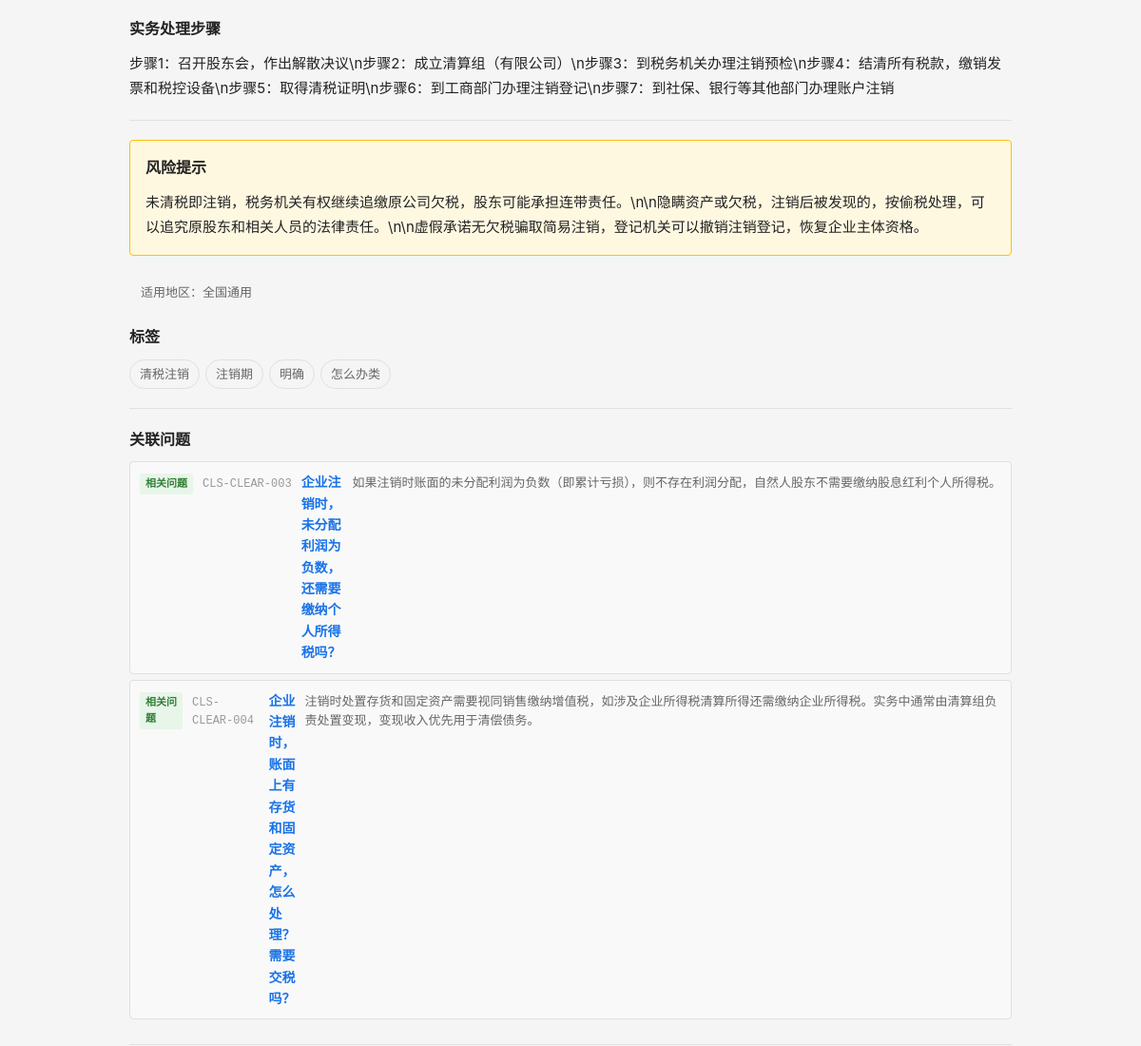
Page /question/CLS-CLEAR-002 (signed in, middle part) on the earlier database version.
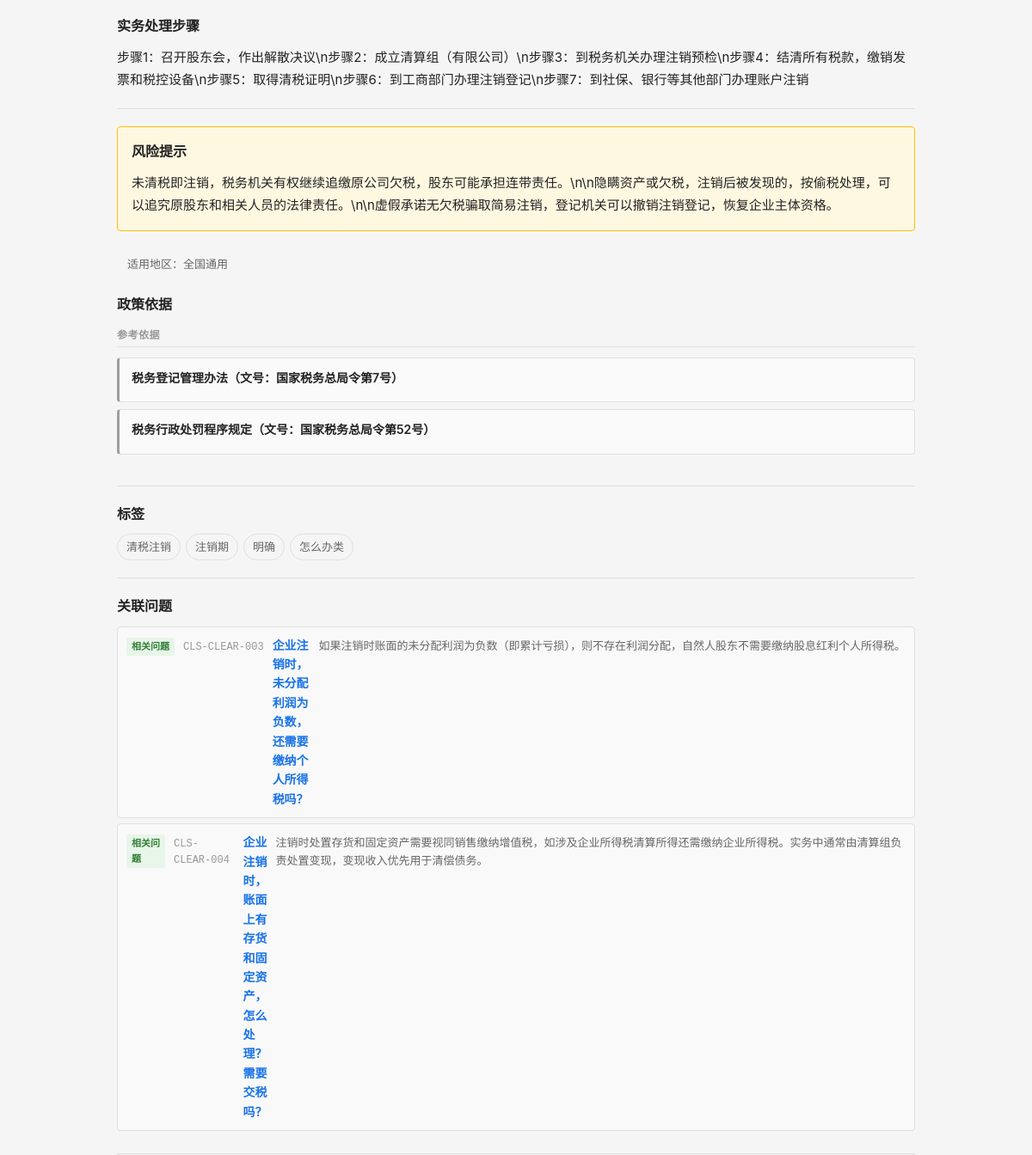
Same page on the later database version.
### tables this page shows
CREATE TABLE question_master (
    id              INTEGER PRIMARY KEY AUTOINCREMENT,
    question_code   TEXT NOT NULL UNIQUE,
    question_title  TEXT NOT NULL,
    question_plain  TEXT NOT NULL,

    -- 分类
    stage_code      TEXT NOT NULL,
    module_code     TEXT NOT NULL,
    question_type   TEXT NOT NULL,

    -- 答案
    one_line_answer TEXT NOT NULL,
    detailed_answer TEXT,
    core_definition TEXT,

    -- 条件与边界
    applicable_conditions TEXT,
    exceptions_boundary   TEXT,

    -- 实务
    practical_steps TEXT,
    risk_warning    TEXT,

    -- 适用范围
    scope_level     TEXT NOT NULL DEFAULT 'scope_national',
    local_region    TEXT,

    -- 确定性
    answer_certainty TEXT NOT NULL DEFAULT 'certain_clear',

    -- 元数据
    keywords        TEXT,
    high_frequency_flag INTEGER NOT NULL DEFAULT 0,
    newbie_flag     INTEGER NOT NULL DEFAULT 0,

    -- 版本管理
    status          TEXT NOT NULL DEFAULT 'draft',
    version_no      INTEGER NOT NULL DEFAULT 1,

    -- 审计字段
    created_at      TEXT NOT NULL DEFAULT (datetime('now')),
    updated_at      TEXT NOT NULL DEFAULT (datetime('now'))
);

CREATE TABLE question_tag_link (
    id              INTEGER PRIMARY KEY AUTOINCREMENT,
    question_id     INTEGER NOT NULL,
    tag_id          INTEGER NOT NULL,
    is_primary      INTEGER NOT NULL DEFAULT 0,
    display_order   INTEGER NOT NULL DEFAULT 1,

    FOREIGN KEY (question_id) REFERENCES question_master(id) ON DELETE CASCADE,
    FOREIGN KEY (tag_id)      REFERENCES tag_dict(id)       ON DELETE CASCADE
);

CREATE TABLE tag_dict (
    id              INTEGER PRIMARY KEY AUTOINCREMENT,
    tag_code        TEXT NOT NULL UNIQUE,
    tag_name        TEXT NOT NULL,
    tag_category    TEXT,
    parent_id       INTEGER,
    display_order   INTEGER NOT NULL DEFAULT 1,
    status          TEXT NOT NULL DEFAULT 'active',

    FOREIGN KEY (parent_id) REFERENCES tag_dict(id) ON DELETE SET NULL
);

CREATE TABLE question_relation (
    id              INTEGER PRIMARY KEY AUTOINCREMENT,
    question_id     INTEGER NOT NULL,
    related_id      INTEGER NOT NULL,
    relation_type   TEXT NOT NULL,
    display_order   INTEGER NOT NULL DEFAULT 1,

    FOREIGN KEY (question_id) REFERENCES question_master(id) ON DELETE CASCADE,
    FOREIGN KEY (related_id)  REFERENCES question_master(id) ON DELETE CASCADE
);

CREATE TABLE question_policy_link (
    id              INTEGER PRIMARY KEY AUTOINCREMENT,
    question_id     INTEGER NOT NULL,
    policy_id       INTEGER NOT NULL,
    support_type    TEXT NOT NULL,
    support_note    TEXT,
    display_order   INTEGER NOT NULL DEFAULT 1,

    FOREIGN KEY (question_id) REFERENCES question_master(id) ON DELETE CASCADE,
    FOREIGN KEY (policy_id)   REFERENCES policy_basis(id)    ON DELETE CASCADE
);

CREATE TABLE policy_basis (
    id              INTEGER PRIMARY KEY AUTOINCREMENT,
    policy_code     TEXT NOT NULL UNIQUE,
    policy_name     TEXT NOT NULL,
    document_no     TEXT,
    article_ref     TEXT,

    -- 政策层级
    policy_level    TEXT NOT NULL,

    -- 有效期
    effective_date  TEXT,
    expiry_date     TEXT,
    current_status  TEXT NOT NULL DEFAULT 'effective',

    -- 内容摘要
    policy_summary  TEXT,
    raw_quote_short TEXT,

    -- 适用范围
    region_scope    TEXT DEFAULT 'national',

    -- 备注
    remarks         TEXT,

    -- 审计字段
    created_at      TEXT NOT NULL DEFAULT (datetime('now')),
    updated_at      TEXT NOT NULL DEFAULT (datetime('now'))
);

### backend/app.py (the view)
    @app.route('/question/<question_code>')
    def question_detail(question_code):
        from services.question_service import QuestionService
        svc = QuestionService()
        detail = svc.get_question_detail(question_code)
        if not detail:
            return "问题不存在", 404
        stages = svc.get_stages()
        modules = svc.get_modules()
        return render_template('detail.html',
                               detail=detail, stages=stages, modules=modules)

### backend/services/question_service.py (called while the page is built)
    def _query(self, sql, params=None):
        conn = sqlite3.connect(self.db_path)
        conn.execute("PRAGMA foreign_keys = ON")
        conn.row_factory = sqlite3.Row
        cur = conn.cursor()
        if params:
            cur.execute(sql, params)
        else:
            cur.execute(sql)
        rows = cur.fetchall()
        conn.close()
        return [dict(r) for r in rows]

    def _query_one(self, sql, params=None):
        rows = self._query(sql, params)
        return rows[0] if rows else None

    def get_stages(self):
        return self._query("""
            SELECT tag_code, tag_name
            FROM tag_dict
            WHERE tag_category = 'stage'
            ORDER BY display_order
        """)

    def get_modules(self):
        return self._query("""
            SELECT tag_code, tag_name
            FROM tag_dict
            WHERE tag_category = 'module'
            ORDER BY display_order
        """)

### frontend/templates/detail.html (shortened to what this page needs)
{% extends "base.html" %}
{% macro relation_type_label(code) %}
    {%- if code == 'related' -%}相关问题
    {%- elif code == 'next' -%}下一步
    {%- elif code == 'previous' -%}上一步
    {%- elif code == 'similar' -%}相似问题
    {%- elif code == 'contrast' -%}对比问题
    {%- else -%}{{ code }}{%- endif -%}
{% endmacro %}
{% block main %}
{% if detail.practical_steps %}
<div class="detail-section">
    <h3>实务处理步骤</h3>
    <div class="detail-text">{{ detail.practical_steps }}</div>
</div>
{% endif %}
{% if detail.risk_warning %}
<div class="detail-section warning">
    <h3>风险提示</h3>
    <div class="detail-text">{{ detail.risk_warning }}</div>
</div>
{% endif %}
{% if detail.scope_level == 'scope_national' %}
<div class="scope-note">适用地区：全国通用</div>
{% elif detail.scope_level == 'scope_provincial' %}
<div class="scope-note">适用地区：省级口径</div>
{% elif detail.scope_level == 'scope_local' %}
<div class="scope-note">适用地区：地方口径</div>
{% elif detail.local_region %}
<div class="scope-note local">地区：{{ detail.local_region }}</div>
{% endif %}
{% if detail.policies %}
{% set direct_policies = [] %}
{% set procedure_policies = [] %}
{% set other_policies = [] %}
{% for p in detail.policies %}
    {% if p.support_type == 'support_direct' %}{% do direct_policies.append(p) %}{% endif %}
    {% if p.support_type == 'support_procedure' %}{% do procedure_policies.append(p) %}{% endif %}
    {% if p.support_type not in ['support_direct', 'support_procedure'] %}{% do other_policies.append(p) %}{% endif %}
{% endfor %}
<div class="detail-section policies-section">
    <h3>政策依据</h3>
    {% if other_policies %}
    <div class="policy-group">
        <div class="policy-group-label">参考依据</div>
        <ul class="policy-list">
            {% for p in other_policies %}
            <li class="policy-item type-other">
                <div class="policy-title">{{ p.policy_name }}{% if p.article_ref %}（文号：{{ p.document_no }}）{% endif %}</div>
            </li>
            {% endfor %}
        </ul>
    </div>
    {% endif %}
</div>
{% endif %}
{% if detail.tags %}
<div class="detail-section tags-section">
    <h3>标签</h3>
    <div class="tag-list">
        {% for t in detail.tags %}
        <a href="/questions?tag={{ t.tag_code }}" class="tag-chip {% if t.is_primary %}primary{% endif %}">{{ t.tag_name }}</a>
        {% endfor %}
    </div>
</div>
{% endif %}
{% if detail.relations %}
<div class="detail-section relations">
    <h3>关联问题</h3>
    <ul class="relation-list">
        {% for r in detail.relations %}
        <li>
            <a href="/question/{{ r.question_code }}" class="relation-link">
                <span class="rel-type-badge type-{{ r.relation_type }}">{{ relation_type_label(r.relation_type) }}</span>
                <span class="rel-code">{{ r.question_code }}</span>
                <span class="rel-title">{{ r.question_title }}</span>
                <span class="rel-answer">{{ r.one_line_answer }}</span>
            </a>
        </li>
        {% endfor %}
    </ul>
</div>
{% endif %}
{% endblock %}

### frontend/templates/base.html (shortened to what this page needs)
<!DOCTYPE html>
<html lang="zh-CN">
<head>
    <link rel="stylesheet" href="{{ url_for('static', filename='css/style.css') }}">
</head>
<body>
    <main class="container main-content">
        {% block main %}{% endblock %}
    </main>
</body>
</html>

### frontend/static/css/style.css (style rules this page uses)
:root { --bg: #f5f5f5; --surface: #ffffff; --border: #e0e0e0; --text: #222222; --text-secondary: #666666; --text-light: #999999; --accent: #1a73e8; --accent-hover: #1557b0; --warning-bg: #fff8e1; --warning-border: #ffc107; --exception-bg: #fff3e0; --exception-border: #ff9800; --tag-stage: #e3f2fd; --tag-module: #f3e5f5; --tag-hf: #fce4ec; --tag-newbie: #e8f5e9; --certainty-clear: #c8e6c9; --certainty-condition: #fff9c4; --certainty-dispute: #ffcdd2; }
* { box-sizing: border-box; margin: 0; padding: 0; }
body { font-family: -apple-system, BlinkMacSystemFont, "Segoe UI", Roboto, "Helvetica Neue", Arial, sans-serif; background: var(--bg); color: var(--text); line-height: 1.6; }
a { color: var(--accent); text-decoration: none; }
.container { max-width: 960px; margin: 0 auto; padding: 0 16px; }
.main-content { padding: 24px 16px 48px; }
.detail-section { margin-bottom: 20px; padding-bottom: 20px; border-bottom: 1px solid var(--border); }
.detail-section h3 { font-size: 16px; font-weight: 600; margin-bottom: 10px; }
.detail-text { font-size: 15px; line-height: 1.75; color: var(--text); white-space: pre-wrap; }
.detail-section.warning { background: var(--warning-bg); border: 1px solid var(--warning-border); border-radius: 4px; padding: 16px; }
.policy-list { list-style: none; margin-top: 12px; }
.policy-item { padding: 12px; background: #fafafa; border: 1px solid var(--border); border-radius: 4px; margin-bottom: 8px; }
.policy-title { font-size: 15px; font-weight: 600; margin-bottom: 4px; }
.tag-list { display: flex; flex-wrap: wrap; gap: 6px; }
.tag-chip { font-size: 13px; padding: 4px 10px; background: #f5f5f5; border: 1px solid var(--border); border-radius: 16px; color: var(--text-secondary); }
.relation-list { list-style: none; margin-top: 8px; }
.relation-link { display: flex; align-items: baseline; gap: 10px; padding: 10px; background: #f9f9f9; border: 1px solid var(--border); border-radius: 4px; margin-bottom: 6px; }
.rel-code { font-size: 12px; color: var(--text-light); font-family: monospace; }
.rel-title { font-size: 14px; font-weight: 600; flex: 1; }
.rel-answer { font-size: 13px; color: var(--text-secondary); }
.scope-note { font-size: 13px; color: var(--text-secondary); margin-bottom: 16px; padding: 8px 12px; background: #f5f5f5; border-radius: 4px; display: inline-block; }
.policies-section h3 { margin-bottom: 12px; }
.policy-group { margin-bottom: 16px; }
.policy-group-label { font-size: 12px; font-weight: 700; text-transform: uppercase; letter-spacing: 0.5px; color: var(--text-light); margin-bottom: 8px; padding-bottom: 4px; border-bottom: 1px solid var(--border); }
.policy-list { list-style: none; }
.policy-item { padding: 12px 14px; background: #fafafa; border: 1px solid var(--border); border-radius: 4px; margin-bottom: 8px; border-left-width: 3px; }
.policy-item.type-other { border-left-color: #9e9e9e; }
.policy-title { font-size: 14px; font-weight: 600; margin-bottom: 4px; }
.rel-type-badge { font-size: 11px; padding: 2px 6px; border-radius: 3px; font-weight: 600; background: #e8f0fe; color: var(--accent); }
.rel-type-badge.type-related { background: #e8f5e9; color: #2e7d32; }

Differences in the rows shown:
added question_policy_link: policy_name "税务登记管理办法", document_no "国家税务总局令第7号"
added question_policy_link: policy_name "税务行政处罚程序规定", document_no "国家税务总局令第52号"
Other differences:
text now shown: "政策依据 参考依据"
